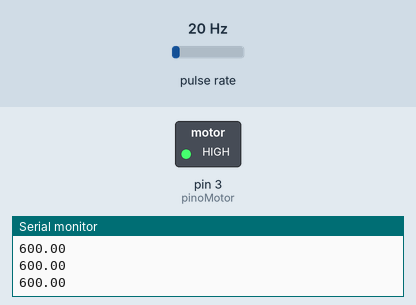
A sketch run on a simulated Arduino Uno, built with avr-gcc and run on an emulated ATmega328P. On the bench: switched loads named in the sketch (green lamp = pin HIGH), the last lines printed to the serial monitor. Wiring (inferred from the names in the program): pulse sensor: data pin 2. The inputs (shaded band) are chosen by the test bench; at power-on: pulse rate 20 Hz.

Above: at 1.2 s.
1.3 s: pulse rate (sensor on pin 2) set to 150 Hz
At 3.62 s:
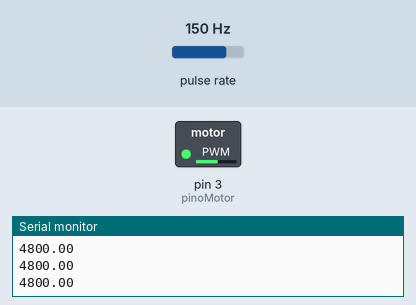
4.3 s: pulse rate (sensor on pin 2) set to 4 Hz
6.4 s: pulse rate (sensor on pin 2) set to 196 Hz
At 7.69 s:
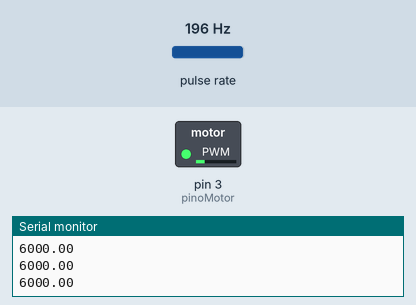
At 8.5 s:
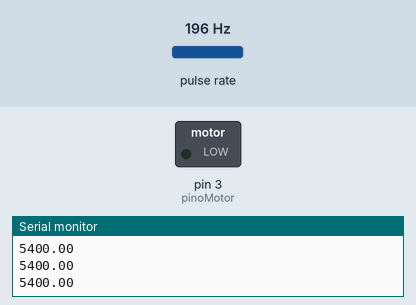
Timing chart, 0 to 10.0 s (numbered marks = the images above; inputs shaded):
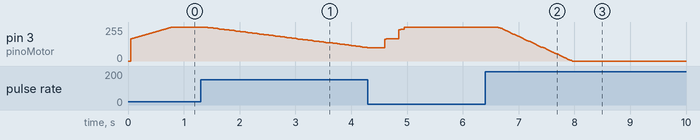

Measured:
- after the input at 1.3 s, pin 3 (pinoMotor): moves from 255/255 to 100/255 over 2.9 s, starting after 0.10 s
- after the input at 6.4 s, pin 3 (pinoMotor): moves from 255/255 to 0/255 over 1.4 s, starting after 0.21 s

The sketch:

projeto3.ino
```cpp
#include "TimerOne.h"

#define pinoSensor 2
#define pinoMotor 3

//Variaveis globais para controle de processos
const float alpha = 0.0007;   //Parametro do controle proporcional (obtido empiricamente)
long int contador = 0;       //Contador de passagens do obstaculo pelo sensor
float vel_atual = 0;         //Velocidade atual do motor (calculada em RSI_sensor)
float vel_desejada = 3000;   //Velocidade desejada para o motor (deve ser ajustada manualmente no codigo)
float vel_max = 6000;        //Velocidade maxima do motor (estimada a partir das suas especificacoes)
uint8_t pwm = 127;           //Valor enviado para o motor na primeira iteracao do controle

//RSI acionada pela detecao de um obstaculo pelo sensor
void RSI_sensor(){
  contador++; //Incrementa o contador cada vez que a pa passa na frente do sensor
}

//RSI periodica para calculo da velocidade
void RSI_timer(){
  vel_atual = (contador / 0.05) * 30; //Calcula velocidade em RPM
  contador = 0; //Zera o contador
}

void setup() {
  //Configura portas como entrada/saida
  pinMode(pinoMotor, OUTPUT);
  pinMode(pinoSensor, INPUT);

  //Configura interrupcao por sinal
  attachInterrupt(0, RSI_sensor, RISING);
  //Configura interrupcao periodica com T=0.05s
  Timer1.initialize(50000);
  Timer1.attachInterrupt(RSI_timer);

  //Inicializa comuincacao serial
  Serial.begin(9600);
}

void loop() {
  //Rotina de controle proporcional do motor
  float erro = vel_atual - vel_desejada; //Calcula erro
  int8_t ajuste = (int8_t)(alpha*erro); //Calcula ajuste

  //Calucla valor valor ajustado (pwm - ajuste), que deve estar entre 0 e 255
  if((int16_t) (pwm - ajuste) > 255)
    pwm = 255; //Se for maior que 255, satura em 255
  else if((int16_t) (pwm - ajuste) < 0)
    pwm = 0; //Se for menor que 0, satura em 0
  else
    pwm = pwm - ajuste;

  analogWrite(pinoMotor,pwm); //Envia valor pwm para o motor
  Serial.println(vel_atual); //Escreve velocidade atual no monitor serial para acompanhamento
}
```
